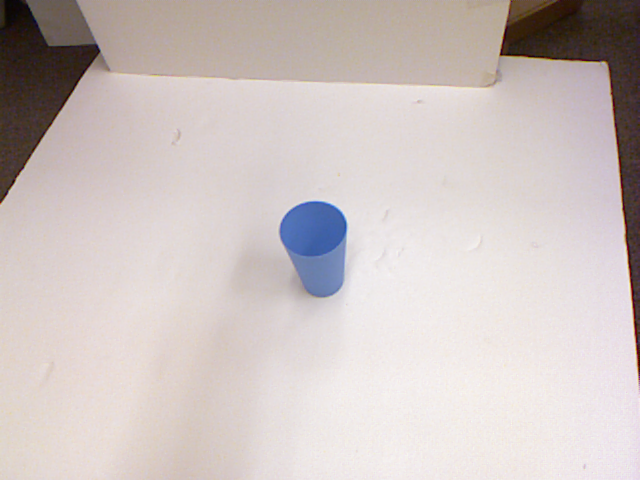
#> input picture samples/pcd0312r.png, 640 x 480 px
$ python edge_canny_extraction.py   (older library calls are emulated)
#> lines starting #> are read from the running program, lines starting #| are printed output that depends on the picture; after the words box and inside, x2 and y2 are one past the last pixel; in counts of white or black regions, pixels touching at a corner belong together
import cv2
import numpy as np
from matplotlib import pyplot as plt

img = cv2.imread('./samples/pcd0312r.png')
#> img is the input picture: shape (480, 640, 3); mean B, G, R 193.1, 195.1, 205.1
gray = cv2.cvtColor(img, cv2.COLOR_BGR2GRAY)
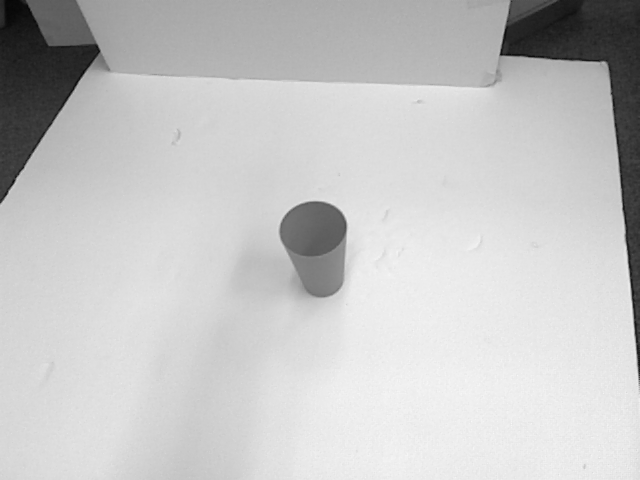
#> gray: shape (480, 640); min 6, max 248, mean 197.8
blurred = cv2.GaussianBlur(gray, (3, 3), 0)

edges = cv2.Canny(img,50,100)
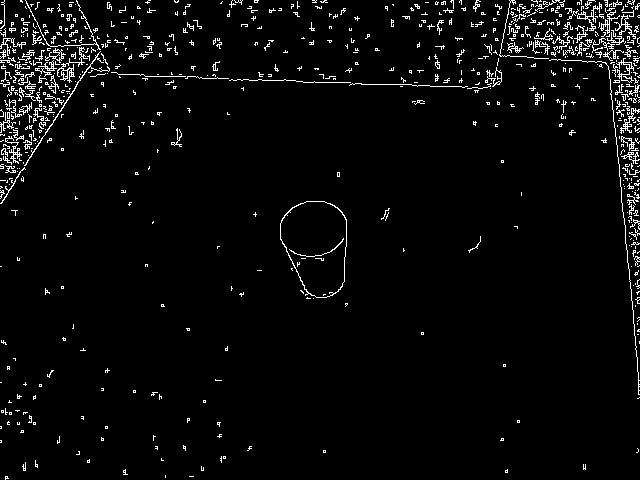
#> edges: shape (480, 640); 3.6% white in thin lines or dots
bw_edges = cv2.Canny(gray,50,100)
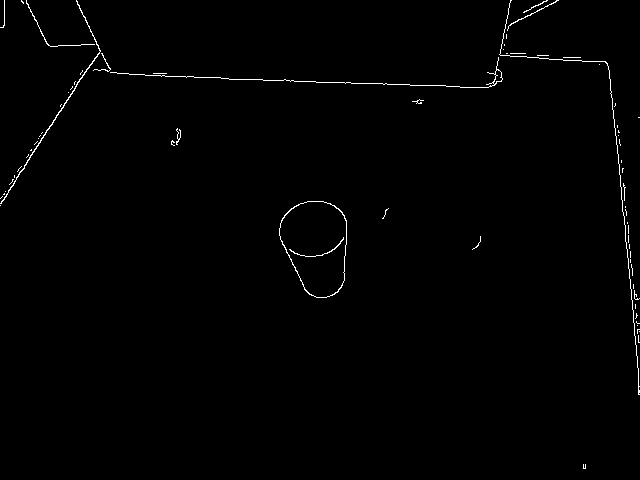
#> bw_edges: shape (480, 640); 0.77% white in thin lines or dots
blur_edges = cv2.Canny(blurred,50,100)
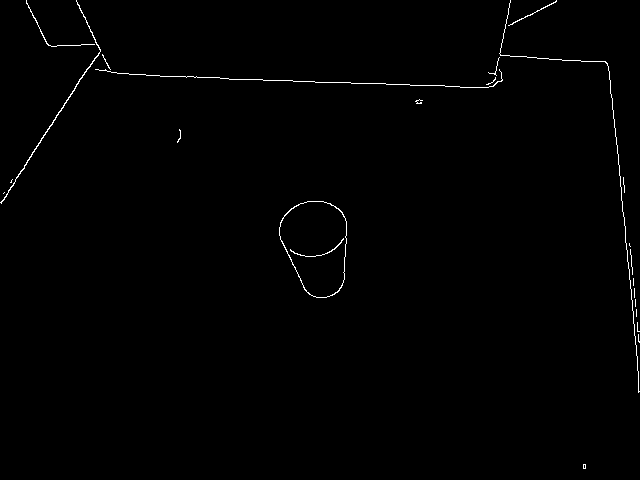
#> blur_edges: shape (480, 640); 0.65% white in thin lines or dots

kernel = np.ones((3, 3), np.uint8)
margin = 30
dilated = cv2.morphologyEx(bw_edges, cv2.MORPH_DILATE, kernel)
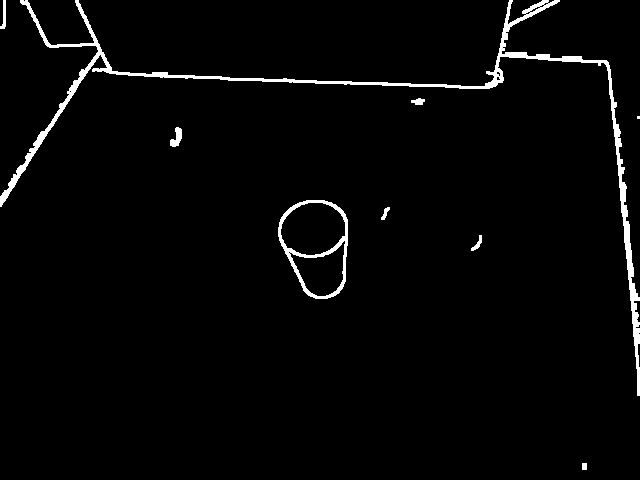
#> dilated: shape (480, 640); 2.5% white; 9 white regions (1 under 20 px)

with_contours, contours, hierarchy = cv2.findContours(dilated, cv2.RETR_EXTERNAL, cv2.CHAIN_APPROX_SIMPLE)
#> contours = 9 contours, 1 with area under 20; largest, box (x1, y1, x2, y2) and area: (278, 200, 348, 299) 5278, (0, 0, 640, 396) 4584, (170, 127, 182, 147) 115, (0, 0, 6, 29) 64, (411, 98, 425, 105) 50, (471, 235, 482, 251) 48, (381, 207, 390, 220) 38, (582, 463, 587, 470) 24

max1 = 0
max1_l = 0
max2 = 0
max2_l = 0
for i in range(len(contours)):
	print(i, len(contours[i]), max1, max2)
	if max1_l <= len(contours[i]):
		max1_l = len(contours[i])
		max2_l = max1_l
		max2 = max1
		max1 = i
	elif max2_l <= len(contours[i]):
		max2_l = len(contours[i])
		max2 = i
#> this loop made 9 passes
#> (max1_l, max2_l, max2) on passes 1, 2, 3, 4, 8: (4, 4, 0), (17, 17, 0), (17, 17, 1), (108, 108, 2), (939, 939, 3)
#| 0 4 0 0
#| 1 17 0 0
#| 2 17 1 0
#| 3 108 2 1
#| 4 26 3 2
#| 5 4 3 2
#| 6 16 3 2
#| 7 939 3 2
#> (further printed lines are left out)
#> after the loop, max1 = 7; max1_l = 939; max2 = 3; max2_l = 939

print(max2, max1)
#| 3 7

x, y, width, height = cv2.boundingRect(contours[max2])
#> x = 278; y = 200; width = 70; height = 99
roi = img[y - margin:y + height + margin, x - margin:x + width + margin]
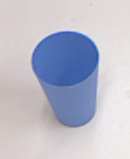
#> roi: shape (159, 130, 3); mean B, G, R 202.5, 188.2, 187.2
# print(contours)
# cv2.drawContours(with_contours, contours, -1, (0,255,0), 3)

plt.subplot(131),plt.imshow(blur_edges)
plt.title('Blurred Image edges'), plt.xticks([]), plt.yticks([])
plt.subplot(132),plt.imshow(dilated)
plt.title('Edge Image'), plt.xticks([]), plt.yticks([])
plt.subplot(133),plt.imshow(roi)
plt.title('BW Edge Image'), plt.xticks([]), plt.yticks([])

plt.show()
#> figure, not shown here; B, G, R data is drawn as R, G, B
